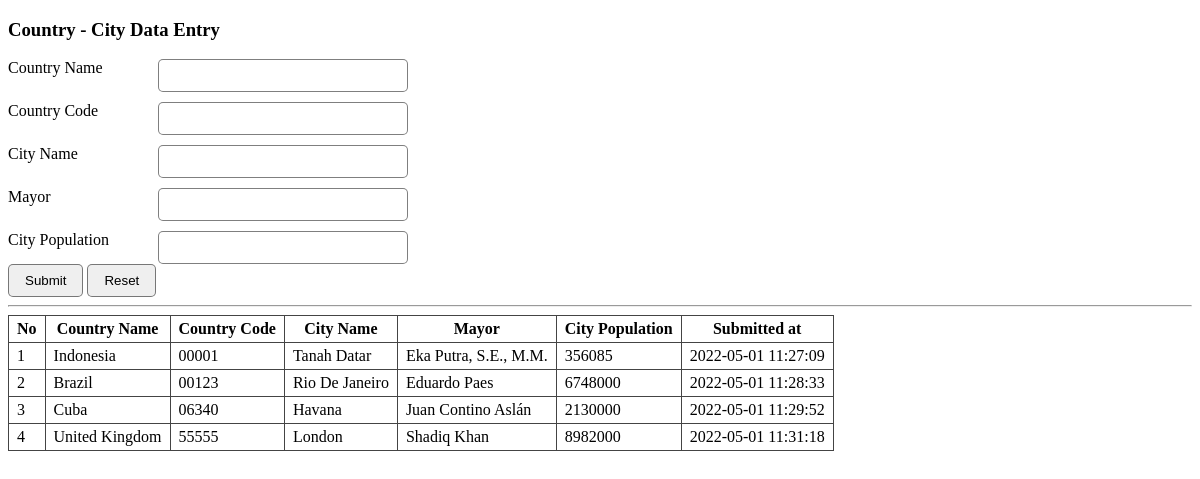
The page / on the database its author committed.
### tables this page shows
CREATE TABLE `country_city` (
  `id` int(11) NOT NULL,
  `countryName` varchar(100) NOT NULL,
  `countryCode` varchar(100) NOT NULL,
  `cityName` varchar(100) NOT NULL,
  `mayor` varchar(50) DEFAULT NULL,
  `cityPopulation` varchar(100) NOT NULL,
  `submittedAt` datetime DEFAULT current_timestamp()
);

### db.php (called while the page is built, shortened)
<?php
   class Database{
       private $host = "localhost";
       private $username = "root";
       private $password = "";
       private $database = "country_data";
       public $connection = "";
       function connectDatabase(){
           $this->connection = mysqli_connect($this->host, $this->username, $this->password, $this->database);
       }
       function getCountryCityData(){
           $query = "SELECT * FROM country_city";
           $result = mysqli_query($this->connection, $query);
           $data = mysqli_fetch_all($result, MYSQLI_ASSOC);
           return $data;
       }
   }
?>

### index.php (the view, shortened to what this page needs)
<?php
include('db.php');
?>
<!DOCTYPE html>
<html lang="en">
<head>
   <link rel="stylesheet" href="style.css">
</head>
<body>
   <form action="process.php" method="get">
       <h3>Country - City Data Entry</h3>
       <div class="container">
           <label for="countryName">Country Name</label>
           <input name="countryName" type="text">
           <label for="countryCode">Country Code</label>
           <input name="countryCode" type="text">
           <label for="cityName">City Name</label>
           <input name="cityName" type="text">
           <label for="mayor">Mayor</label>
           <input name="mayor" type="text">
           <label for="cityPopulation">City Population</label>
           <input name="cityPopulation" type="number">
       </div>
       <div>
            <input id="submit" type="submit" value="Submit" name="add">
            <input id="reset" type="reset" value="Reset">
       </div>
   </form>
   <hr>
   <table>
       <tr>
           <th>No</th>
           <th>Country Name</th>
           <th>Country Code</th>
           <th>City Name</th>
           <th>Mayor</th>
           <th>City Population</th>
           <th>Submitted at</th>
       </tr>
        <?php
            $db = new Database();
            $datas = $db->getCountryCityData();
            foreach ($datas as $index => $data){
                echo "<tr>" .
                "<td>" . ($index + 1) . "</td>" .
                "<td>" . $data['countryName'] . "</td>" .
                "<td>" . $data['countryCode'] . "</td>" .
                "<td>" . $data['cityName'] . "</td>" .
                "<td>" . $data['mayor'] . "</td>" .
                "<td>" . $data['cityPopulation'] . "</td>" .
                "<td>" . $data['submittedAt'] . "</td>" .
                "</tr>";
            }
        ?>
   </table>
</body>
</html>

### style.css (style rules this page uses)
.container { width: 400px; display: grid; grid-template-columns: auto auto; gap: 10px; }
input { padding: 8px 16px; border: 1px solid rgba(0,0,0,0.5); border-radius: 5px; }
table, th, tr, td { border: 1px solid #444; border-collapse: collapse; }
th, td { padding: 4px 8px; }

### rows shown on the page
country_city: countryName "Indonesia", countryCode "00001", cityName "Tanah Datar", mayor "Eka Putra, S.E., M.M.", cityPopulation "356085", submittedAt "2022-05-01 11:27:09"
country_city: countryName "Brazil", countryCode "00123", cityName "Rio De Janeiro", mayor "Eduardo Paes", cityPopulation "6748000", submittedAt "2022-05-01 11:28:33"
country_city: countryName "Cuba", countryCode "06340", cityName "Havana", mayor "Juan Contino Aslán", cityPopulation "2130000", submittedAt "2022-05-01 11:29:52"
country_city: countryName "United Kingdom", countryCode "55555", cityName "London", mayor "Shadiq Khan", cityPopulation "8982000", submittedAt "2022-05-01 11:31:18"
